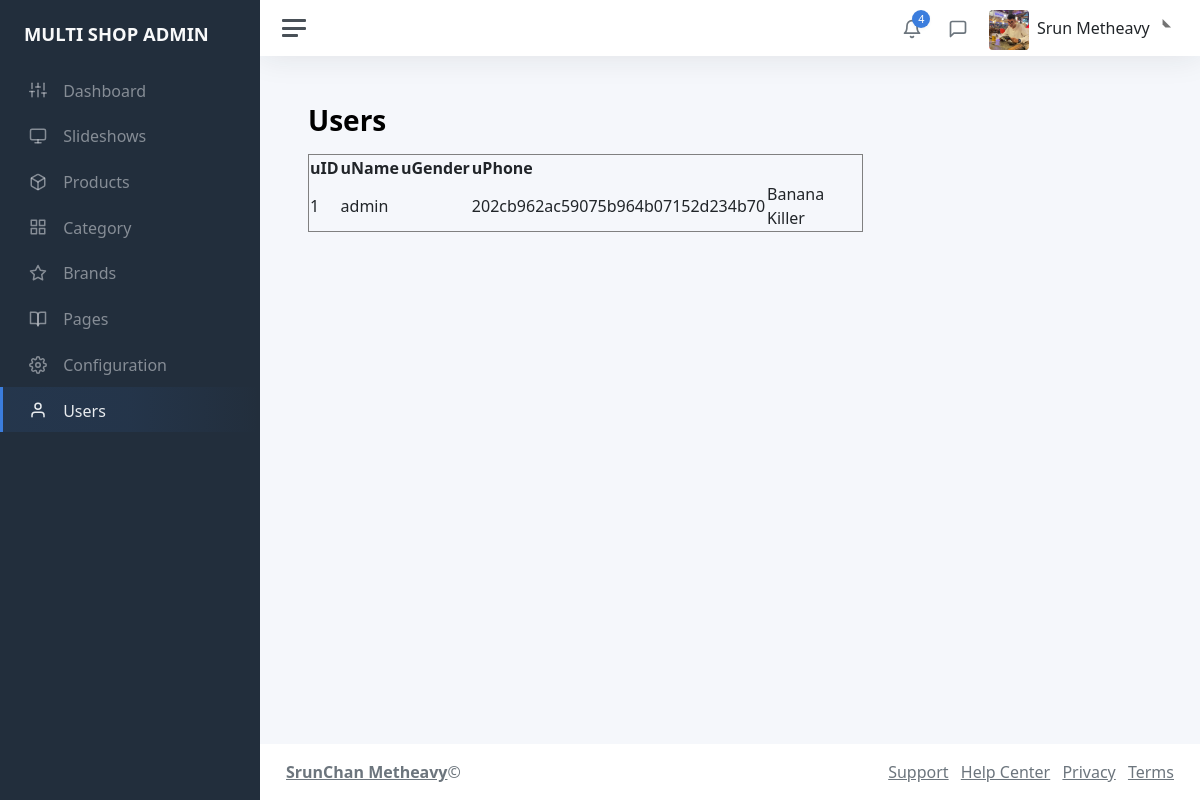
Screenshot of /Final_WBDII/admin/index.php?p=user with the database file from the repository.
### tables this page shows
CREATE TABLE IF NOT EXISTS `tbl_user` (
  `userid` int NOT NULL AUTO_INCREMENT,
  `username` varchar(50) NOT NULL,
  `password` varchar(50) NOT NULL,
  `fullname` varchar(100) NOT NULL,
  `isadmin` char(1) NOT NULL,
  `active` char(1) NOT NULL,
  `lastlogin` timestamp NOT NULL,
  PRIMARY KEY (`userid`)
);

### Final_WBDII/libraries/db.php (called while the page is built, shortened)
<?php
    function dbConn()
    {
        $conn = mysqli_connect(HOST, USER, PWD, DB);
        if(!mysqli_connect_errno())
        {
            return $conn;
        }
        else
        {
            echo "Error in connecting database :" . mysqli_connect_error();
            exit();
        }
    }
    function dbSelect($table, $column="*", $criteria="", $clause="")
    {
        $sql = "Select " . $column . " From " . $table;
        $conn = dbConn();
        $result = mysqli_query($conn, $sql);
        return $result;
    }
?>

### Final_WBDII/admin/user.php (the view, shortened to what this page needs)
<?php
    include ("../libraries/db.php");
    $result = dbSelect("tbl_user", "*", "", "");
?>
<main class="content">
    <div class="container-fluid p-0">
    <h1 class="h3 mb-3"><strong>Users</strong></h1>
        <div class="row">
            <div class="col-12 col-lg-8 col-xxl-9 d-flex">
                <table border="1">
                    <tr>
                        <th>uID</th>
                        <th>uName</th>
                        <th>uGender</th>
                        <th>uPhone</th>
                    </tr>
                    <?php
                        while($row = mysqli_fetch_array($result))
                        {
                    ?>
                        <tr>
                            <td><?=$row[0]?></td>
                            <td><?=$row[1]?><td>
                            <td><?=$row[2]?></td>
                            <td><?=$row[3]?></td>
                        </tr>
                    <?php
                        }
                    ?>
                </table>
            </div>
        </div>
    </div>
</main>

### rows the page displays
tbl_user: userid "1", username "admin", password "202cb962ac59075b964b07152d234b70", fullname "Banana Killer"
